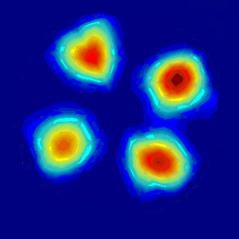
#> input picture pressuremapbefore.jpg, 239 x 239 px
$ python FriSim.py   (Python 2 division)   (older library calls are emulated)
#> lines starting #> are read from the running program, lines starting #| are printed output that depends on the picture; after the words box and inside, x2 and y2 are one past the last pixel; in counts of white or black regions, pixels touching at a corner belong together
import numpy as np
import cv2

class App:
    def __init__(self, fn):
#> called with fn = 'pressuremapbefore.jpg'
        self.img = cv2.imread(fn)
#> self.img is the input picture: shape (239, 239, 3); mean B, G, R 135.9, 39.9, 26.7
        self.DisplayandSave('Input', self.img)
#> (key Esc is pressed here)
        h, w = self.img.shape[:2]
#> h = 239; w = 239
        self.markers = np.zeros((h, w), np.int32)
        self.colors = np.int32( list(np.ndindex(2, 2, 2)) ) * 255

        #Thresholding
        self.gray = cv2.cvtColor(self.img,cv2.COLOR_BGR2GRAY)
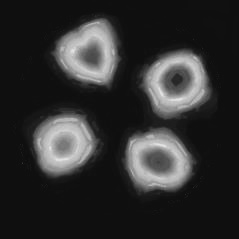
#> self.gray: shape (239, 239); min 12, max 229, mean 46.9
        self.ret, self.thresh = cv2.threshold(self.gray,0,255,cv2.THRESH_BINARY+cv2.THRESH_OTSU)
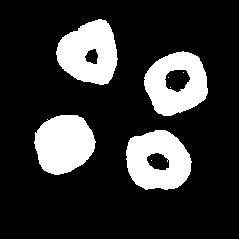
#> self.thresh: shape (239, 239); 19.6% white; 8 white regions (4 under 20 px), largest, box (x1, y1, x2, y2) and area: (126, 130, 192, 190) 2848, (56, 19, 118, 85) 2837, (34, 115, 96, 175) 2810, (144, 51, 208, 116) 2709
#> self.ret = 87
        self.DisplayandSave('Threshold', self.thresh)
#> (key Enter is pressed here)

        # noise removal
        self.kernel = np.ones((3,3),np.uint8)
        self.opening = cv2.morphologyEx(self.thresh,cv2.MORPH_OPEN,self.kernel, iterations = 2)
#> self.opening: shape (239, 239); 19.5% white; 4 white regions
        self.closing = cv2.morphologyEx(self.opening,cv2.MORPH_OPEN,self.kernel, iterations = 2)
        self.DisplayandSave('After noise removal', self.closing)

        # Marker labelling
        self.ret, self.markers = cv2.connectedComponents(self.closing)
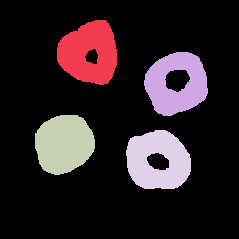
#> self.markers: shape (239, 239) int32; 5 distinct labels, from 0 to 4; one colour per label, 0 black
#> self.ret = 5
        self.markers = self.markers+1
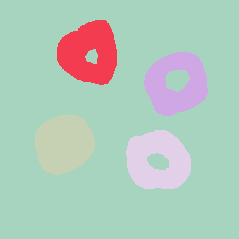
#> self.markers: shape (239, 239) int32; 5 distinct labels, from 1 to 5; one colour per label, 0 black

    def DisplayandSave(self,name,img):
        cv2.imshow(name,img)
        k = cv2.waitKey(0) & 0xFF
        if k == 27:         # wait for ESC key to exit
            cv2.destroyAllWindows()
        elif k == ord('s'): # wait for 's' key to save and exit
            cv2.imwrite(name,img)
            cv2.destroyAllWindows()

    def findContours(self):
        _ , self.contours, _ = cv2.findContours(self.closing,cv2.RETR_EXTERNAL,cv2.CHAIN_APPROX_SIMPLE)
#> self.contours = 4 contours; box (x1, y1, x2, y2) and area: (126, 130, 191, 189) 3021, (144, 52, 208, 116) 3016, (57, 20, 117, 85) 2870, (35, 115, 95, 175) 2716
        cv2.drawContours(self.img, self.contours, -1, (0,255,0), 3)
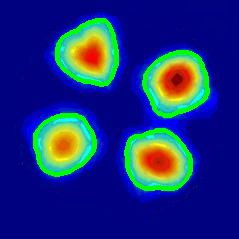
#> self.img: shape (239, 239, 3); 6.31% of pixels changed, all inside (x1, y1, x2, y2) = (33, 18, 210, 191)
        self.DisplayandSave('Image with contours',self.img)
        for i in range(len(self.contours)):
            cnt = self.contours[i]
            #print cnt
            area = cv2.contourArea(cnt)
            print "Object #",i
            print "Area: ",area
            perimeter = cv2.arcLength(cnt,True)
            print "Perimeter: ",perimeter
            x,y,w,h = cv2.boundingRect(cnt)
            print "Rectangle Dims:",x,y,w,h
            cv2.rectangle(self.img,(x,y),(x+w,y+h),(0,255,0),2)
            (x,y),radius = cv2.minEnclosingCircle(cnt)
            print "Circle Dims:",x,y,radius
            center = (int(x),int(y))
            radius = int(radius)
            cv2.circle(self.img,center,radius,(0,255,0),2)
            print cnt
            mean, eigenvectors = cv2.PCACompute(cnt, np.mean(cnt, axis=0).reshape(1,-1))
            print mean,eigenvectors
            self.DisplayandSave('I mage with bounding box',self.img)
#> this loop made 1 pass
#> (area, perimeter, w, h, radius, center) on pass 1: (3021, 209.7, 65, 59, 34, (158, 158))
#> (printed output is left out)
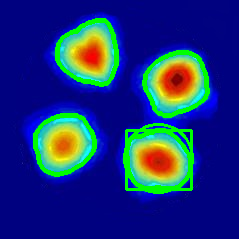
#> self.img: shape (239, 239, 3); 1.24% of pixels changed, all inside (x1, y1, x2, y2) = (123, 123, 194, 194)

    def watershed(self):
        m = self.markers.copy()
        cv2.watershed(self.img,m)
        self.img[m == -1] = [255,0,0]
        overlay = self.colors[np.maximum(m, 0)]
        vis = cv2.addWeighted(self.img, 0.5, overlay, 0.5, 0.0, dtype=cv2.CV_8UC3)
        self.DisplayandSave('watershed', vis)

    def run(self):
        self.findContours()

fn = 'pressuremapbefore.jpg'
print "version",cv2.__version__
#> (the run stopped early here; a loop or call above may not have finished)
